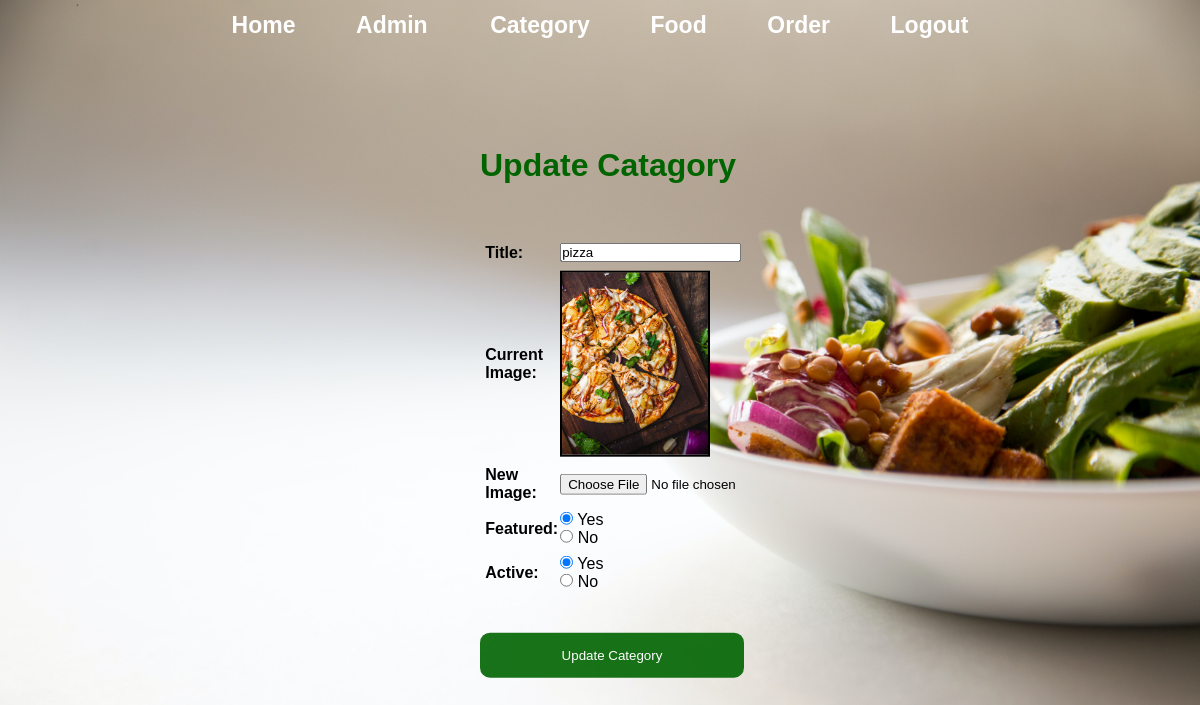
The page /admin/update-category.php?id=14 (signed in) on the database its author committed.
### tables this page shows
CREATE TABLE `tbl_category` (
  `id` int(10) UNSIGNED NOT NULL,
  `title` varchar(100) NOT NULL,
  `image_name` varchar(255) NOT NULL,
  `featured` varchar(10) NOT NULL,
  `active` varchar(10) NOT NULL
);

### admin/update-category.php (the view, shortened to what this page needs)
<?php
include('../config/constants.php');
 ?>
<html class="update-category">
       <head>
                   <link rel="stylesheet" href="../css/admin1.css">
       </head>
       <body>
                  <div class="menu text-center">
                     <div class="wrapper ">
                            <ul>
                                   <li><a href="index.php">Home</a></li>
                                   <li><a href="manage-admin.php">Admin </a></li>
                                   <li><a href="manage-category.php">Category</a></li>
                                   <li><a href="manage-food.php">Food</a></li>
                                   <li><a href="manage-order.php">Order</a></li>
                                   <li><a href="logout.php">Logout</a></li>
                            </ul>
                     </div>
                  </div>
      <div class="main-content">
             <div class="wrapper log1">
              <h1 class="clr1"> Update Catagory</h1>
    <br/> <br/> <br/>
    <?php
    if (isset($_GET['id']))
    {
     	$id= $_GET['id'];
     	$sql = "SELECT * FROM tbl_category WHERE id=$id";
     	$res = mysqli_query($conn,$sql);
     	$count = mysqli_num_rows($res);
     	if ($count==1)
     	 {
     	 	$row =mysqli_fetch_assoc($res);
     	 	$title = $row['title'];
     	 	$current_image=$row['image_name'];
     	 	$featured=$row['featured'];
     	 	$active=$row['active'];
     	 }
     	 else
     	 {
     	 	$_SESSION['no-category-found'] = "<div class='error'>category not Found </div>";
     	header('location:'.SITEURL.'admin/manage-category.php');
     	 }
     }
     else
     {
     	header('location:'.SITEURL.'admin/manage-category.php');
     }
    ?>
    <form action="" method="POST"style="max-width:500px;margin:auto " enctype="multipart/form-data">
             <table class="tbl-30">
             	<tr>
             		<td><b>Title:</b></td>
             		<td>
             			<input   type="text" placeholder="Category Title" name="title" value="<?php echo $title;?>">
             		</td>
             	</tr>
             	<tr>
             			<td><b>Current Image:</b></td>
             			<td>
             				            <?php
                                               if ($current_image != "")
                                               {
                                                 ?>
                                                 <img src="<?php echo SITEURL ;?>images/category/<?php echo $current_image;?>"width=150px border=2px >
                                                 <?php
                                               }
                                               else
                                               {
                                                 echo "<div class='error'> Image not added</div>";
                                               }
                                                ?>
             			</td>
             	</tr>
             	<tr>
             		<td>
             			<b>New Image:</b>
             		</td>
             		<td>
             			<input type="file" name="image">
             		</td>
             	</tr>
             	<tr>
             		<td><b>Featured:</b></td>
             		<td>
             			<input <?php if ($featured=="Yes") { echo "checked"; } ?> type="radio" name="featured" value="Yes"> Yes
                           <pre><input <?php if ($featured=="No") { echo "checked"; } ?> type="radio" name="featured" value="No"> No   </pre>
             		</td>
             	</tr>
             	<tr>
             		<td><b>Active:</b></td>
             		<td>
             			<input <?php if ($active=="Yes") { echo "checked"; } ?>   type="radio" name="active" value="Yes"> Yes
                           <pre><input <?php if ($active=="No") { echo "checked"; } ?>  type="radio" name="active" value="No"> No   </pre>
             		</td>
             	</tr>
             </table>
        <br> <br>
        <div>
        <input type="submit" name="submit" value="Update Category" class="btn1">
    </div>
         </form>

### css/admin1.css (style rules this page uses)
* { margin: 0 ; padding: 0 ; font-family: Arial, Helvetica, sans-serif; }
.wrapper { padding: 1%; width:80%; margin: 0 auto; }
.text-center { text-align: center; }
.tbl-30 { width: 50%; height: 50%; }
table tr td { padding: 1%; }
.menu ul { list-style-type:none; }
.menu li { display: inline; padding: 1%; margin: 2%; }
.menu ul li a { text-decoration: none; font-weight: bold; color: white; font-size: 23px; }
.main-content { padding: 5% 0; }
.update-category { background-image: url(../images/bg31.jpg); background-size: cover; background-repeat: no-repeat; background-position: center; padding: 0; }
.clr1 { color:darkgreen; }
.btn1 { background-color: darkgreen; color: white; padding: 15px 20px; border: none; cursor: pointer; width: 100%; opacity: 0.9; border-radius: 10px; }
.log1 { width: 280px; padding: 8px; margin: 1%; position: absolute; top: 50%; left: 50%; transform: translate(-50%,-50%); color:black; }
body { font-family: Arial, Helvetica, sans-serif; }
* { box-sizing: border-box; }

### rows shown on the page
tbl_category: title "pizza", image_name (picture), featured "☑", active "☑"
